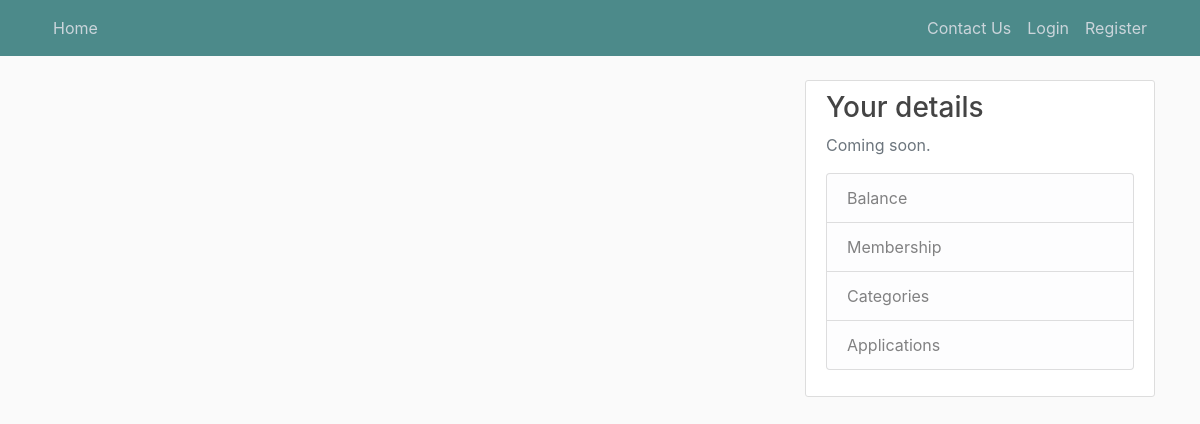
Page /home on the earlier database version.
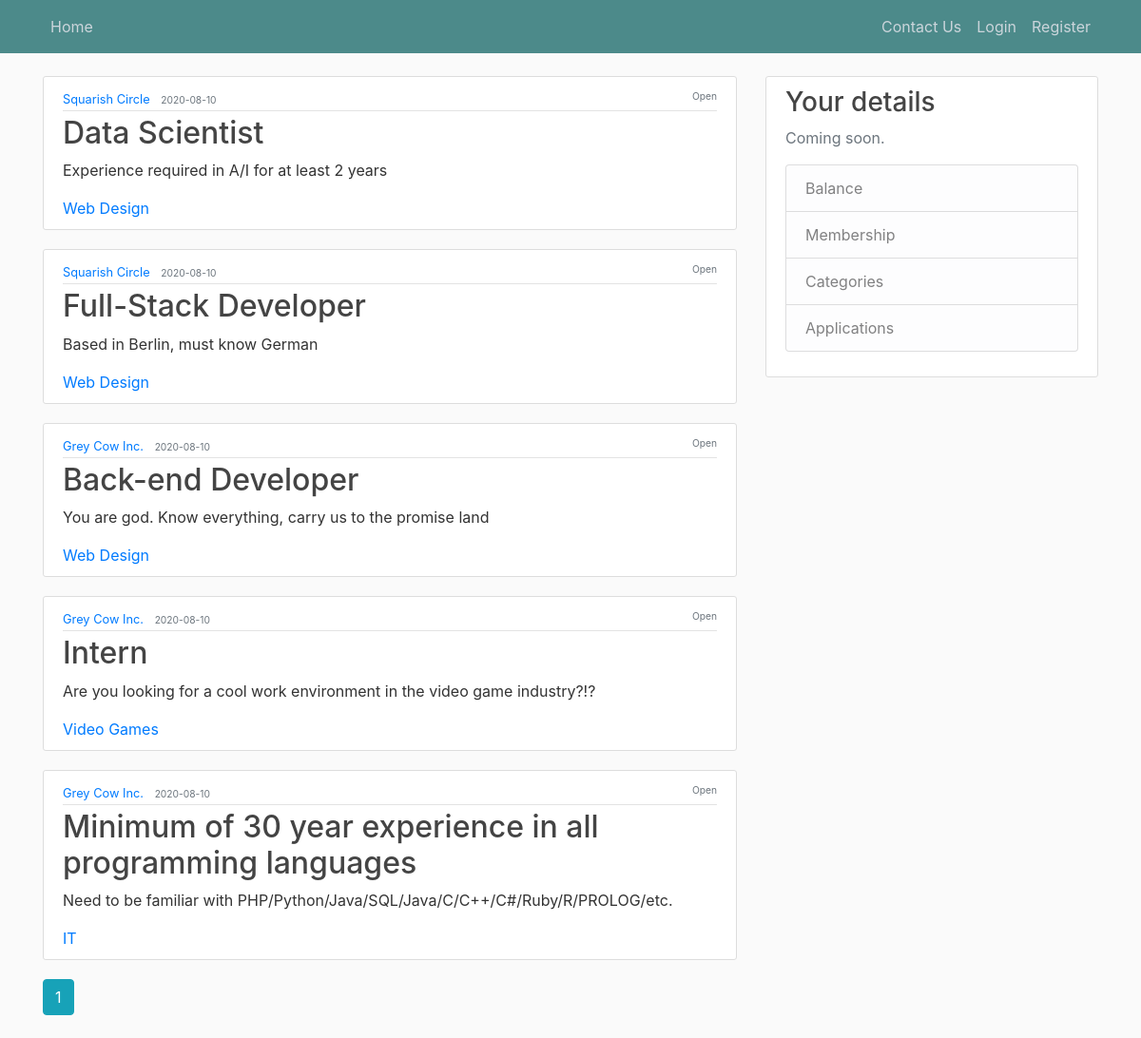
Same page on the later database version.
### MainProject/models.py (models this page shows, shortened)
class Post(db.Model):
    id = db.Column(db.Integer, primary_key=True)
    title = db.Column(db.String(20), nullable=False)
    date_posted = db.Column(db.DateTime, nullable=False, default=datetime.utcnow)
    content = db.Column(db.String(50), nullable=False)
    user_id = db.Column(db.Integer, db.ForeignKey('user.id'), nullable=False)
    category = db.Column(db.String(10), nullable=False, default="IT")
    status = db.Column(db.String, nullable=False, default="Open")
    numOfNeededEmployees = db.Column(db.Integer, nullable=False, default=1)

class User(db.Model, UserMixin):
    id = db.Column(db.Integer, primary_key=True)
    email = db.Column(db.String(50), unique=True, nullable=False)
    name = db.Column(db.String(50), nullable=False)
    password = db.Column(db.String(50), nullable=False)
    userType = db.Column(db.String(60), nullable=False)
    employerMembership = db.Column(db.String(60), nullable=False, default='Prime - 50$/month')
    employeeMembership = db.Column(db.String(60), nullable=False, default='Basic - No Charge')
    posts = db.relationship('Post', backref='author', lazy=True)
    condition = db.Column(db.String(10), nullable=False, default='Active')
    cardNum = db.Column(db.String(10), nullable=False, default='')
    cvc = db.Column(db.String(10), nullable=False, default='')
    expireDate = db.Column(db.String(10), nullable=False, default='')
    withdrawType = db.Column(db.String(60), nullable=False, default='Automatic')
    frozen = db.Column(db.Boolean, nullable=False, default=False)
    balance = db.Column(db.Float, nullable=False, default=0.0)

### MainProject/routes.py (the view)
@app.route("/")
@app.route("/home")
def home():
    page = request.args.get('page', 1, type=int)
    posts = Post.query.order_by(Post.date_posted.desc()).paginate(page=page, per_page=5)
    appliedToPost = []
    if current_user.is_authenticated:
        for p in posts.items:
            q = Application.query.filter(Application.post_id == p.id).filter(Application.user_id == current_user.id)
            appliedToPost.append(db.session.query(q.exists()).scalar())
    return render_template('home.html', posts=posts, appliedToPost=appliedToPost)

### MainProject/templates/home.html (shortened to what this page needs)
{% extends "baseTemplate.html" %}
{% block content %}
    {% if not current_user.frozen %}
        {% for post in posts.items %}
            <article class="media content-section">
                <div class="media-body">
                    <div class="article-metadata">
                        <small style="text-align:left;">
                            <a class="mr-2" href="{{ url_for('user_posts', name=post.author.name) }}">{{ post.author.name }}</a>
                            <small class="text-muted">{{ post.date_posted.strftime('%Y-%m-%d') }}</small>
                            <span style="float:right;"><small class="text-muted" >{{ post.status }}</small></span>
                        </small>
                    </div>
                    <h2><a class="article-title" href="{{ url_for('post', post_id=post.id) }}">{{ post.title }}</a></h2>
                    <p class="article-content">{{ post.content }}</p>
                    <a class="mr-2" href="{{ url_for('category_posts', category=post.category) }}">{{ post.category }}</a>
                </div>
            </article>
        {% endfor %}
        {% for page_num in posts.iter_pages(left_edge=1, right_edge=1, left_current=1, right_current=2) %}
            {% if page_num %}
                {% if posts.page == page_num %}
                    <a class="btn btn-info mb-4" href="{{ url_for('home', page=page_num) }}">{{ page_num }}</a>
                {% else %}
                    <a class="btn btn-outline-info mb-4" href="{{ url_for('home', page=page_num) }}">{{ page_num }}</a>
                {% endif %}
            {% else %}
                ...
            {% endif %}
        {% endfor %}
    {% else %}
        <h1>Your account is temporarily frozen.</h1>
        <small>Please <a href={{ url_for('about') }}>contact us</a> for further information</small>
    {% endif %}
{% endblock content %}

### MainProject/templates/baseTemplate.html (shortened to what this page needs)
<!DOCTYPE html>
<html>
<head>
    <link rel="stylesheet" href="https://maxcdn.bootstrapcdn.com/bootstrap/4.0.0/css/bootstrap.min.css">
    <link rel="stylesheet" type="text/css" href="{{ url_for('static', filename='styles.css') }}">
</head>
<body>
    <header class="site-header">
      <nav class="navbar navbar-expand-md navbar-dark bg-steel fixed-top">
        <div class="container">
          <div class="collapse navbar-collapse" id="navbarToggle">
            <div class="navbar-nav mr-auto">
              <a class="nav-item nav-link" href="{{ url_for('home') }}">Home</a>
            </div>
            <div class="navbar-nav">
                <a class="nav-item nav-link" href="{{ url_for('about') }}">Contact Us</a>
              {% if current_user.is_authenticated %}
                {% if current_user.userType|string() == 'Employer' and not current_user.frozen %}
                    <a class="nav-item nav-link" href="{{ url_for('new_post') }}">New Post</a>
                {% elif current_user.userType|string() == 'Administrator' %}
                    <a class="nav-item nav-link" href="{{ url_for('history') }}">System Activity</a>
                    <a class="nav-item nav-link" href="{{ url_for('activate') }}">Users</a>
                {% endif %}
                <a class="nav-item nav-link" href="{{ url_for('profile') }}">Profile</a>
                <a class="nav-item nav-link" href="{{ url_for('logout') }}">Logout</a>
              {% else %}
                <a class="nav-item nav-link" href="{{ url_for('login') }}">Login</a>
                <a class="nav-item nav-link" href="{{ url_for('register') }}">Register</a>
              {% endif %}
            </div>
          </div>
        </div>
      </nav>
    </header>
    <main role="main" class="container">
      <div class="row">
        <div class="col-md-8">
          {% block content %}{% endblock %}
        </div>
        <div class="col-md-4">
          <div class="content-section">
            <h3>Your details</h3>
            <p class='text-muted'>Coming soon.
              <ul class="list-group">
                <li class="list-group-item list-group-item-light">Balance</li>
                <li class="list-group-item list-group-item-light">Membership</li>
                <li class="list-group-item list-group-item-light">Categories</li>
                <li class="list-group-item list-group-item-light">Applications</li>
              </ul>
            </p>
          </div>
        </div>
      </div>
    </main>
</body>
</html>

### MainProject/static/styles.css (style rules this page uses)
body { background: #fafafa; color: #333333; margin-top: 5rem; }
h1, h2, h3, h4, h5, h6 { color: #444444; }
.bg-steel { background-color: #4c8a8a; }
.site-header .navbar-nav .nav-link { color: #cbd5db; }
.content-section { background: #ffffff; padding: 10px 20px; border: 1px solid #dddddd; border-radius: 3px; margin-bottom: 20px; }
.article-title { color: #444444; }
.article-content { white-space: pre-line; }
.article-metadata { padding-bottom: 1px; margin-bottom: 4px; border-bottom: 1px solid #e3e3e3 }

Differences in the rows shown:
added Post: author.name "Squarish Circle", date_posted "2020-08-10", status "Open", title "Data Scientist", content "Experience required in A/I for at least 2 years", category "Web Design"
added Post: author.name "Squarish Circle", date_posted "2020-08-10", status "Open", title "Full-Stack Developer", content "Based in Berlin, must know German", category "Web Design"
added Post: author.name "Grey Cow Inc.", date_posted "2020-08-10", status "Open", title "Back-end Developer", content "You are god. Know everything, carry us to the promise land", category "Web Design"
added Post: author.name "Grey Cow Inc.", date_posted "2020-08-10", status "Open", title "Intern", content "Are you looking for a cool work environment in the video game industry?!?", category "Video Games"
added Post: author.name "Grey Cow Inc.", date_posted "2020-08-10", status "Open", title "Minimum of 30 year experience in all programming languages", content "Need to be familiar with PHP/Python/Java/SQL/Java/C/C++/C#/Ruby/R/PROLOG/etc.", category "IT"
Other differences:
new list line: "1"
